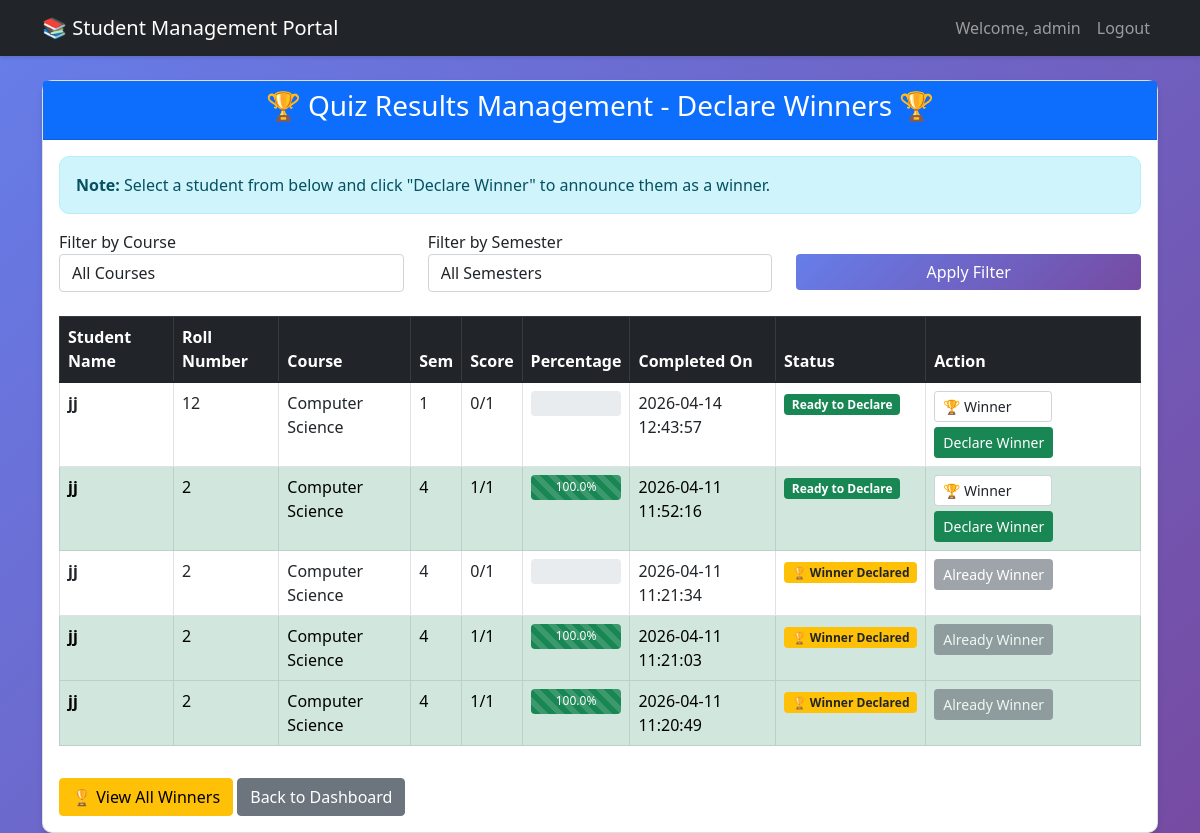
/admin/quiz_results (signed in), run on the app's committed database.
### tables this page shows
CREATE TABLE quiz_results (
            id INTEGER PRIMARY KEY AUTOINCREMENT,
            student_id INTEGER NOT NULL,
            student_name TEXT NOT NULL,
            roll_number TEXT NOT NULL,
            course TEXT NOT NULL,
            semester INTEGER NOT NULL,
            score INTEGER NOT NULL,
            total_questions INTEGER NOT NULL,
            percentage REAL NOT NULL,
            completed_at TIMESTAMP DEFAULT CURRENT_TIMESTAMP,
            is_winner BOOLEAN DEFAULT 0,
            FOREIGN KEY (student_id) REFERENCES students (id)
        );

### app.py (the view)
@app.route('/admin/quiz_results')
@login_required
@admin_required
def admin_quiz_results():
    conn = get_db()
    course_filter = request.args.get('course', '')
    semester_filter = request.args.get('semester', '')
    query = '''
        SELECT qr.*,
               CASE WHEN w.id IS NOT NULL THEN 1 ELSE 0 END as is_declared_winner
        FROM quiz_results qr
        LEFT JOIN winners w ON qr.id = w.quiz_result_id
        WHERE 1=1
    '''
    params = []
    if course_filter and course_filter != '':
        query += " AND qr.course = ?"
        params.append(course_filter)
    if semester_filter and semester_filter != '':
        query += " AND qr.semester = ?"
        params.append(semester_filter)
    query += " ORDER BY qr.completed_at DESC, qr.percentage DESC"
    results = conn.execute(query, params).fetchall()
    courses = conn.execute('SELECT DISTINCT course FROM quiz_results').fetchall()
    semesters = conn.execute('SELECT DISTINCT semester FROM quiz_results ORDER BY semester').fetchall()
    print(f"Found {len(results)} quiz results")
    for r in results:
        print(f"Result: {r['student_name']} - Score: {r['score']}/{r['total_questions']} - Winner: {r['is_declared_winner']}")
    conn.close()
    return render_template('admin_quiz_results.html',
                         results=results,
                         courses=courses,
                         semesters=semesters,
                         course_filter=course_filter,
                         semester_filter=semester_filter)

### app.py (called while the page is built)
def get_db():
    conn = sqlite3.connect('student_management.db')
    conn.row_factory = sqlite3.Row
    return conn

def login_required(f):
    @wraps(f)
    def decorated_function(*args, **kwargs):
        if 'user_id' not in session:
            flash('Please login first!', 'danger')
            return redirect(url_for('login'))
        return f(*args, **kwargs)
    return decorated_function

def admin_required(f):
    @wraps(f)
    def decorated_function(*args, **kwargs):
        if session.get('role') != 'admin':
            flash('Admin access required!', 'danger')
            return redirect(url_for('student_dashboard'))
        return f(*args, **kwargs)
    return decorated_function

### templates/admin_quiz_results.html (shortened to what this page needs)
{% extends "base.html" %}
{% block content %}
<div class="card">
    <div class="card-header bg-primary text-white">
        <h3 class="text-center">🏆 Quiz Results Management - Declare Winners 🏆</h3>
    </div>
    <div class="card-body">
        <div class="alert alert-info">
            <strong>Note:</strong> Select a student from below and click "Declare Winner" to announce them as a winner.
        </div>
        <form method="GET" class="mb-4">
            <div class="row">
                <div class="col-md-4">
                    <label for="course">Filter by Course</label>
                    <select name="course" id="course" class="form-control">
                        <option value="">All Courses</option>
                    </select>
                </div>
                <div class="col-md-4">
                    <label for="semester">Filter by Semester</label>
                    <select name="semester" id="semester" class="form-control">
                        <option value="">All Semesters</option>
                    </select>
                </div>
                <div class="col-md-4">
                    <label>&nbsp;</label>
                    <button type="submit" class="btn btn-primary form-control">Apply Filter</button>
                </div>
            </div>
        </form>
        {% if results and results|length > 0 %}
        <div class="table-responsive">
            <table class="table table-bordered table-hover">
                <thead class="table-dark">
                    <tr>
                        <th>Student Name</th>
                        <th>Roll Number</th>
                        <th>Course</th>
                        <th>Sem</th>
                        <th>Score</th>
                        <th>Percentage</th>
                        <th>Completed On</th>
                        <th>Status</th>
                        <th>Action</th>
                    </tr>
                </thead>
                <tbody>
                    {% for result in results %}
                    <tr {% if result.percentage >= 80 %}class="table-success"
                        {% elif result.percentage >= 60 %}class="table-info"
                        {% endif %}>
                        <td><strong>{{ result.student_name }}</strong></td>
                        <td>{{ result.roll_number }}</td>
                        <td>{{ result.course }}</td>
                        <td>{{ result.semester }}</td>
                        <td>{{ result.score }}/{{ result.total_questions }}</td>
                        <td>
                            <div class="progress" style="height: 25px;">
                                <div class="progress-bar progress-bar-striped
                                    {% if result.percentage >= 80 %}bg-success
                                    {% elif result.percentage >= 60 %}bg-info
                                    {% elif result.percentage >= 40 %}bg-warning
                                    {% else %}bg-danger{% endif %}"
                                    role="progressbar"
                                    style="width: {{ result.percentage }}%;"
                                    aria-valuenow="{{ result.percentage }}"
                                    aria-valuemin="0"
                                    aria-valuemax="100">
                                    {{ "%.1f"|format(result.percentage) }}%
                                </div>
                            </div>
                        </td>
                        <td>{{ result.completed_at[:19] }}</td>
                        <td>
                            {% if result.is_declared_winner == 1 %}
                                <span class="badge bg-warning text-dark">🏆 Winner Declared</span>
                            {% else %}
                                <span class="badge bg-success">Ready to Declare</span>
                            {% endif %}
                        </td>
                        <td>
                            {% if result.is_declared_winner == 0 %}
                            <form method="POST" action="{{ url_for('declare_winner', result_id=result.id) }}" style="display: inline;">
                                <select name="prize_rank" class="form-control form-control-sm" style="width: auto; display: inline-block; margin-bottom: 5px;">
                                    <option value="Winner">🏆 Winner</option>
                                </select>
                                <button type="submit" class="btn btn-sm btn-success" onclick="return confirm('Declare {{ result.student_name }} as winner?')">
                                    Declare Winner
                                </button>
                            </form>
                            {% else %}
                            <button class="btn btn-sm btn-secondary" disabled>Already Winner</button>
                            {% endif %}
                        </td>
                    </tr>
                    {% endfor %}
                </tbody>
            </table>
        </div>
        {% endif %}
        <div class="mt-3">
            <a href="{{ url_for('view_winners') }}" class="btn btn-warning">🏆 View All Winners</a>
            <a href="{{ url_for('admin_dashboard') }}" class="btn btn-secondary">Back to Dashboard</a>
        </div>
    </div>
</div>
{% endblock %}

### templates/base.html (style rules this page uses)
body { background: linear-gradient(135deg, #667eea 0%, #764ba2 100%); min-height: 100vh; }
.card { border-radius: 10px; box-shadow: 0 4px 6px rgba(0,0,0,.1); transition: transform 0.3s; }
.btn-primary { background: linear-gradient(135deg, #667eea 0%, #764ba2 100%); border: none; }
.alert { border-radius: 10px; }

### data on the page
quiz_results: student_name "jj", roll_number "12", course "Computer Science", semester "1", score "0", total_questions "1", completed_at "2026-04-14 12:43:57", shows "Ready to Declare"
quiz_results: student_name "jj", roll_number "2", course "Computer Science", semester "4", score "1", total_questions "1", percentage "100.0", completed_at "2026-04-11 11:52:16", shows "Ready to Declare"
quiz_results: student_name "jj", roll_number "2", course "Computer Science", semester "4", score "0", total_questions "1", completed_at "2026-04-11 11:21:34", shows "🏆 Winner Declared", shows "Already Winner"
quiz_results: student_name "jj", roll_number "2", course "Computer Science", semester "4", score "1", total_questions "1", percentage "100.0", completed_at "2026-04-11 11:21:03", shows "🏆 Winner Declared", shows "Already Winner"
quiz_results: student_name "jj", roll_number "2", course "Computer Science", semester "4", score "1", total_questions "1", percentage "100.0", completed_at "2026-04-11 11:20:49", shows "🏆 Winner Declared", shows "Already Winner"

### other printed values
{{ session.username }} "admin"
